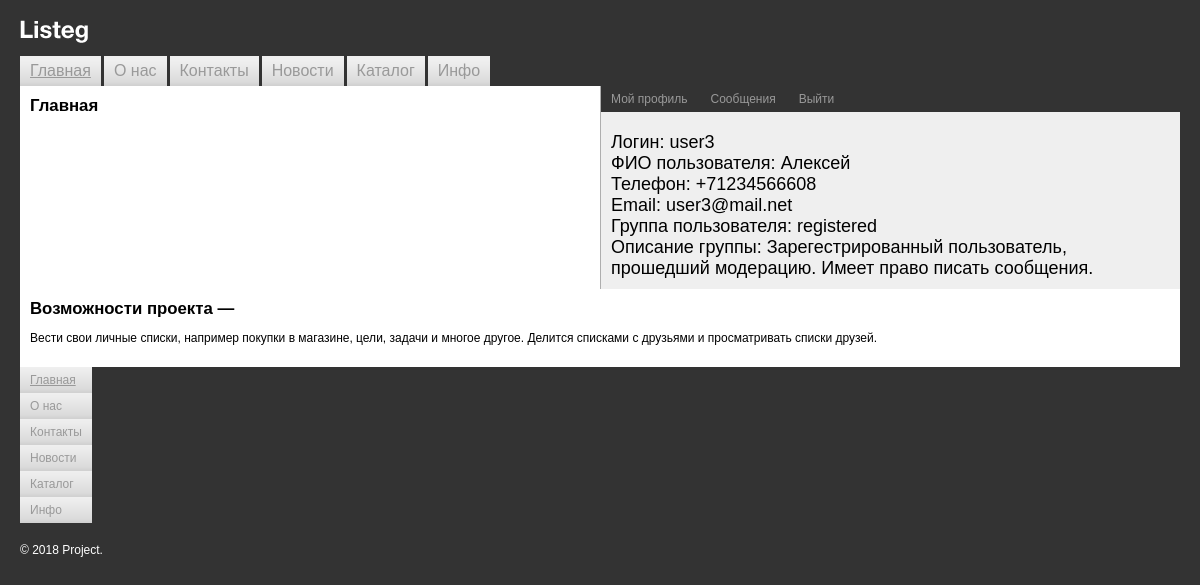
The app's page /?profile (signed in) with its own data.
### tables this page shows
CREATE TABLE `users` (
  `id` int NOT NULL AUTO_INCREMENT,
  `login` varchar(255) NOT NULL,
  `password` varchar(255) NOT NULL,
  `name` varchar(255) NOT NULL,
  `email` varchar(255) NOT NULL,
  `phone` varchar(20) NOT NULL,
  `register_date` timestamp NOT NULL DEFAULT CURRENT_TIMESTAMP,
  `active` tinyint(1) NOT NULL DEFAULT '0',
  `agreed` tinyint(1) NOT NULL DEFAULT '0',
  PRIMARY KEY (`id`),
  UNIQUE KEY `id_UNIQUE` (`id`) /*!80000 INVISIBLE */,
  KEY `c_name_idx` (`name`)
);

CREATE TABLE `groups` (
  `id` int NOT NULL,
  `name` varchar(255) NOT NULL,
  `description` varchar(255) NOT NULL,
  PRIMARY KEY (`id`),
  UNIQUE KEY `id_UNIQUE` (`id`)
);

### include/connection.php (called while the page is built)
<?php
function getConnection() {
    $host = 'localhost';
    $user = 'root';
    $password = 'root';
    $dbname = 'task_manager';
    static $db;
    if (empty($db)) {
        $db = mysqli_connect($host, $user, $password, $dbname) or die('Ошибка соединения');
    }
    return $db;
}

### include/profile.php (called while the page is built)
<?php
function getUserProfile() {
    $login = $_COOKIE['login'];
    $result = mysqli_query(
        getConnection(),
        "SELECT  u.*, g.name AS name_group, g.description, g.id AS status FROM task_manager.users AS u
        LEFT JOIN task_manager.group_user AS gu ON u.id = gu.user_id
        LEFT JOIN task_manager.groups AS g ON gu.group_id = g.id
        WHERE u.login = '$login'"
    );
    $profile = mysqli_fetch_assoc($result);
    return $profile;
}
$userProfile = getUserProfile();

### templates/profile.php (the view)
<?php
require($_SERVER['DOCUMENT_ROOT'] . '/include/profile.php');
?>
<ul class="profile">
    <li>Логин: <?= $userProfile['login'] ?></li>
    <li>ФИО пользователя: <?= $userProfile['name'] ?></li>
    <li>Телефон: <?= $userProfile['phone'] ?></li>
    <li>Email: <?= $userProfile['email'] ?></li>
    <li>Группа пользователя: <?= $userProfile['name_group'] ?></li>
    <li>Описание группы: <?= $userProfile['description'] ?></li>
</ul>

### styles/styles.css (style rules this page uses)
body { background: #333333; padding: 20px; margin: 0; color: #000000; font-family: Arial, Helvetica, sans-serif; font-size: 12px; }
.profile { margin: 0; padding: 0; list-style: none; font-size: 18px; }

### records on screen
users: login "user3", name "Алексей", phone "+71234566608", email "user3@mail.net", groups.name "registered", groups.description "Зарегестрированный пользователь, прошедший модерацию. Имеет право писать сообщения."

### other values on screen
cutString($menuItem['title']) "Главная"
cutString($menuItem['title']) "О нас"
cutString($menuItem['title']) "Контакты"
cutString($menuItem['title']) "Новости"
cutString($menuItem['title']) "Каталог"
cutString($menuItem['title']) "Инфо"
pageTitle($menu) "Главная"
